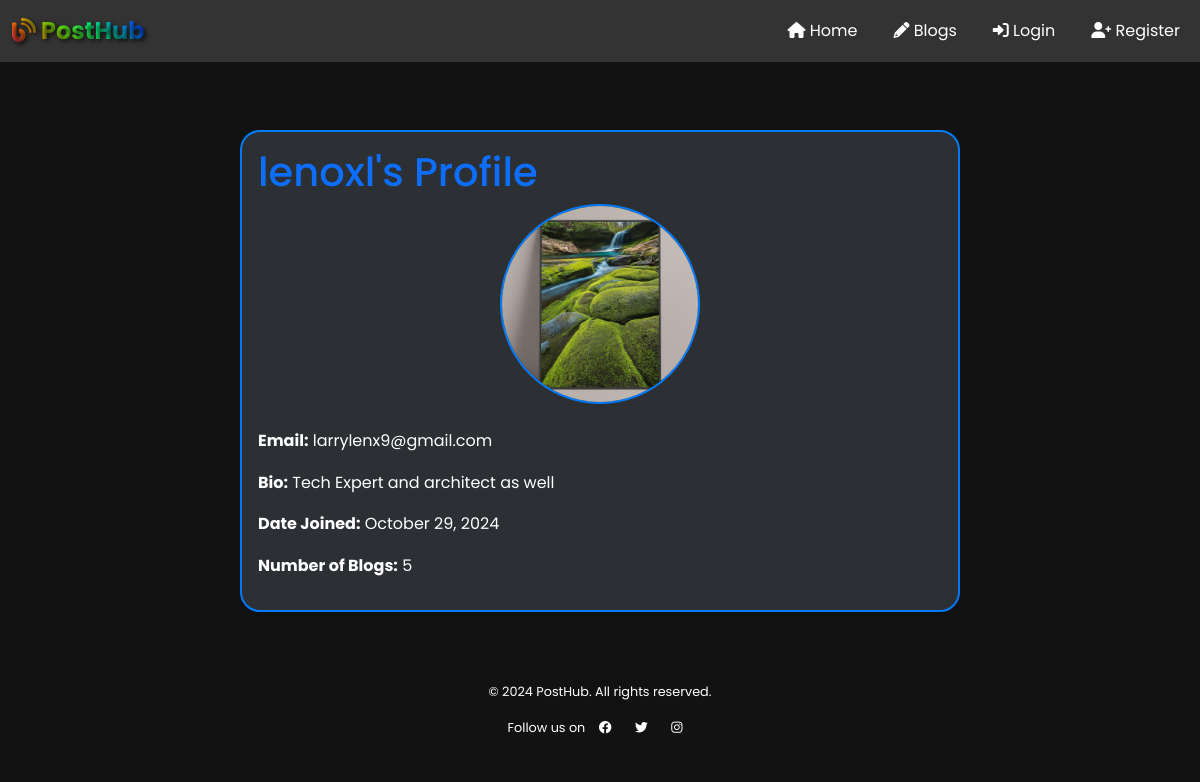
Page /author/1/ on the committed database.
### home/models.py (models this page shows, shortened)
class AuthorProfile(models.Model):
    user = models.OneToOneField(User, on_delete=models.CASCADE, related_name='profile')
    bio = models.TextField(blank=True)
    profile_picture = models.ImageField(upload_to='profile_pictures/', null=True, blank=True)

### home/views.py (the view)
# urls.py: path('author/<int:pk>/', views.AuthorProfileView.as_view(), name='author_profile'),
class AuthorProfileView(DetailView):
    model = User  # or your Author model
    template_name = 'home/author_profile.html'
    context_object_name = 'author'
    def get_context_data(self, **kwargs):
        context = super().get_context_data(**kwargs)
        context['profile'] = get_object_or_404(AuthorProfile, user=self.object)
        return context

### home/templates/home/author_profile.html (shortened to what this page needs)
{% extends "layout.html" %}
{% block content %}
<div class="container py-5">
    <div class="row justify-content-center">
        <div class="col-lg-8">
            <div class="card shadow-sm animated-card">
                <div class="card-body">
                    <h1 class="card-title text-primary">{{ author.username }}'s Profile</h1>
                    {% if profile.profile_picture %}
                        <div class="text-center mb-4">
                            <img src="{{ profile.profile_picture.url }}" alt="{{ author.username }}'s Profile Picture" class="rounded-circle" style="max-width: 200px;">
                        </div>
                    {% endif %}
                    <p><strong>Email:</strong> {{ author.email }}</p>
                    <p><strong>Bio:</strong> {{ profile.bio }}</p>
                    <p><strong>Date Joined:</strong> {{ author.date_joined|date:"F j, Y" }}</p>
                    <p><strong>Number of Blogs:</strong> {{ author.blog_set.count }}</p>
                </div>
            </div>
        </div>
    </div>
</div>
{% endblock %}

### templates/layout.html (style rules this page uses)
body { background-color: #121212; color: #ffffff; font-family: "Poppins", sans-serif; }
.container { padding-top: 20px; animation: fadeIn 1.5s ease-in-out; }

### home/templates/home/author_profile.html (style rules this page uses)
.animated-card { background-color: #2c2f33; border: 2px solid #007bff; border-radius: 20px; animation: fadeInUp 0.6s ease-in-out; overflow: hidden; }
.card-title { margin-top: 0; }
.card-body { line-height: 1.6; color: #ffffff; }
.rounded-circle { border: 2px solid #007bff; }

### rows in the picture
AuthorProfile: profile_picture (picture), bio "Tech Expert and architect as well"

### other values in the picture
{{ author.username }} "lenoxl"
{{ author.email }} "larrylenx9@gmail.com"
{{ author.date_joined|date:"F j, Y" }} "October 29, 2024"
{{ author.blog_set.count }} "5"
